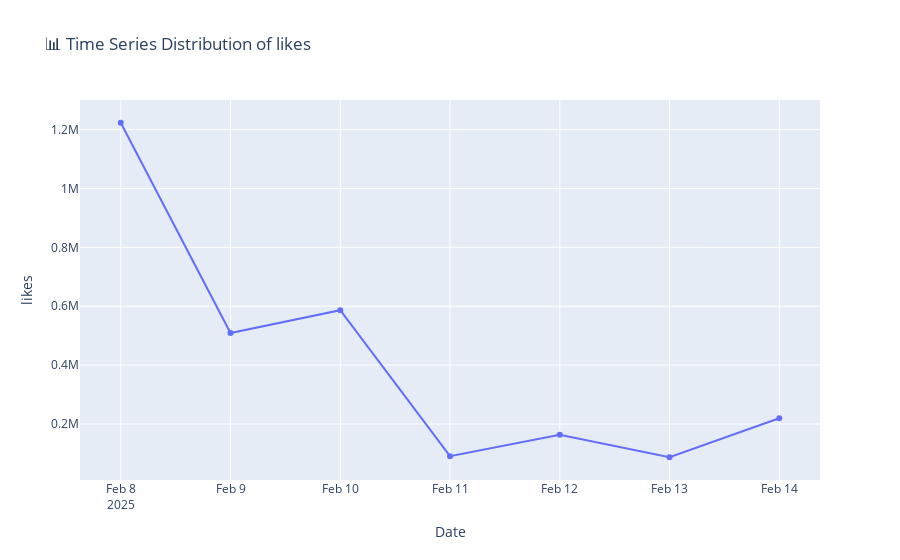
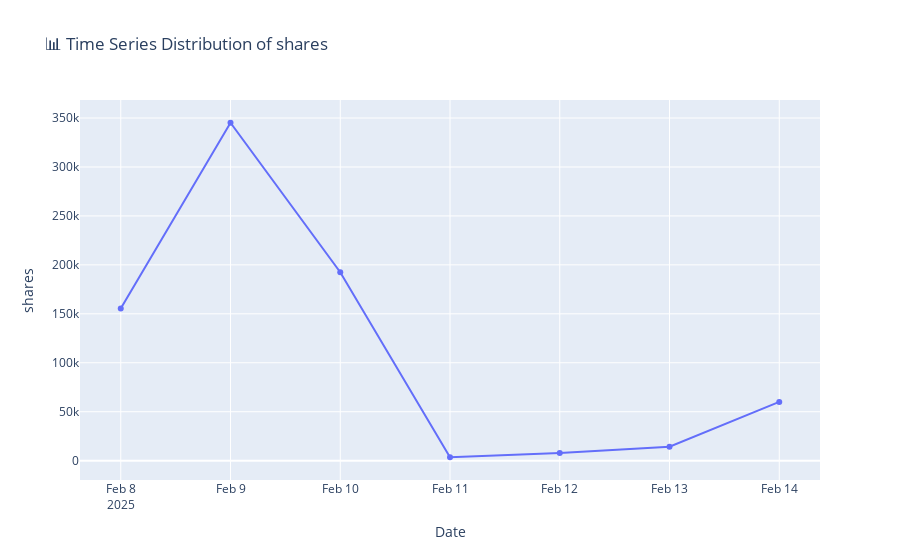
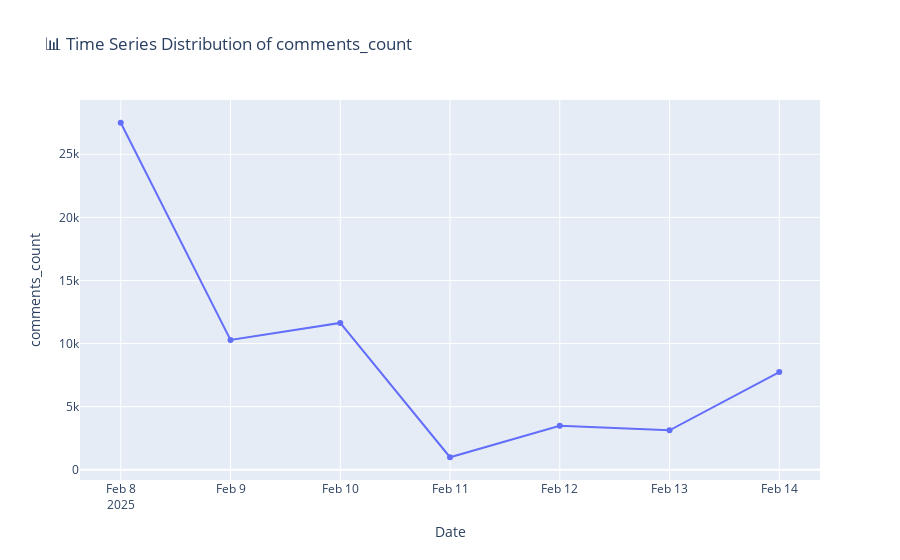
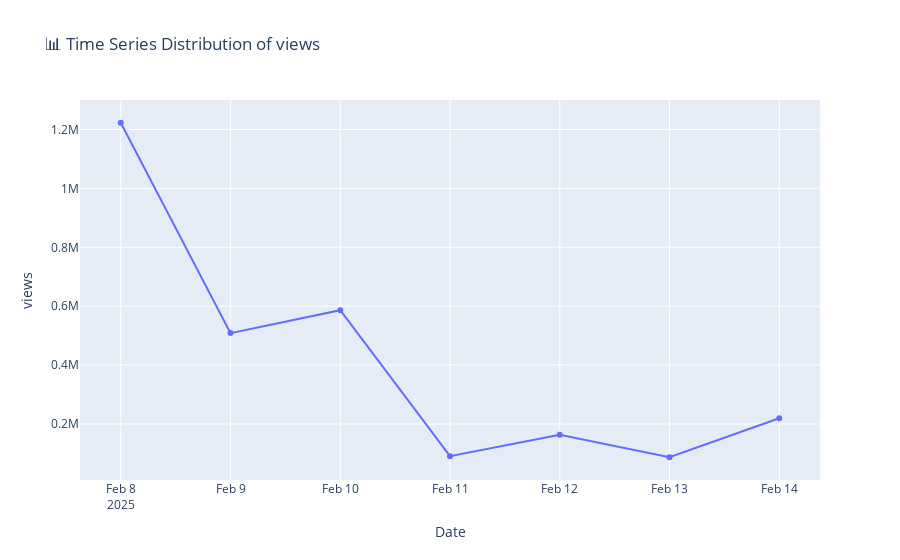

The notebook cell these images were saved under, in order:
### Code cell
# Ensure date_posted is in datetime format
df['date_posted'] = pd.to_datetime(df['date_posted'])

# Aggregate engagement metrics by date
df_grouped = df.groupby('date_posted').sum().reset_index()

# Plot engagement trends over time
engagement_columns = ['likes', 'shares', 'comments_count', 'views']

for col in engagement_columns:
    fig = px.line(df_grouped, x='date_posted', y=col, title=f' 📊 Time Series Distribution of {col}', markers=True)
    fig.update_xaxes(title_text='Date')
    fig.update_yaxes(title_text=col)
    fig.show()

warnings.filterwarnings('ignore')

### Figure 1 — Plotly figure (JSON) as saved in the notebook; plotly's stock layout.template omitted (floating-point values rounded to 4 significant figures)
{"data": [{"hovertemplate": "date_posted=%{x}<br>likes=%{y}<extra></extra>", "legendgroup": "", "line": {"color": "#636efa", "dash": "solid"}, "marker": {"symbol": "circle"}, "mode": "lines+markers", "name": "", "orientation": "v", "showlegend": false, "type": "scatter", "x": ["2025-02-08T00:00:00.000000000", "2025-02-09T00:00:00.000000000", "2025-02-10T00:00:00.000000000", "2025-02-11T00:00:00.000000000", "2025-02-12T00:00:00.000000000", "2025-02-13T00:00:00.000000000", "2025-02-14T00:00:00.000000000"], "xaxis": "x", "y": [1223000.0, 508700.0, 586500.0, 90600.0, 163400.0, 87000.0, 219300.0], "yaxis": "y"}], "layout": {"legend": {"tracegroupgap": 0}, "title": {"text": " 📊 Time Series Distribution of likes"}, "xaxis": {"anchor": "y", "domain": [0, 1], "title": {"text": "Date"}}, "yaxis": {"anchor": "x", "domain": [0, 1], "title": {"text": "likes"}}}}

### Figure 2 — Plotly figure (JSON) as saved in the notebook; plotly's stock layout.template omitted (floating-point values rounded to 4 significant figures)
{"data": [{"hovertemplate": "date_posted=%{x}<br>shares=%{y}<extra></extra>", "legendgroup": "", "line": {"color": "#636efa", "dash": "solid"}, "marker": {"symbol": "circle"}, "mode": "lines+markers", "name": "", "orientation": "v", "showlegend": false, "type": "scatter", "x": ["2025-02-08T00:00:00.000000000", "2025-02-09T00:00:00.000000000", "2025-02-10T00:00:00.000000000", "2025-02-11T00:00:00.000000000", "2025-02-12T00:00:00.000000000", "2025-02-13T00:00:00.000000000", "2025-02-14T00:00:00.000000000"], "xaxis": "x", "y": [155500.0, 345200.0, 192500.0, 3492.0, 7875.0, 14270.0, 60030.0], "yaxis": "y"}], "layout": {"legend": {"tracegroupgap": 0}, "title": {"text": " 📊 Time Series Distribution of shares"}, "xaxis": {"anchor": "y", "domain": [0, 1], "title": {"text": "Date"}}, "yaxis": {"anchor": "x", "domain": [0, 1], "title": {"text": "shares"}}}}

### Figure 3 — Plotly figure (JSON) as saved in the notebook; plotly's stock layout.template omitted (floating-point values rounded to 4 significant figures)
{"data": [{"hovertemplate": "date_posted=%{x}<br>comments_count=%{y}<extra></extra>", "legendgroup": "", "line": {"color": "#636efa", "dash": "solid"}, "marker": {"symbol": "circle"}, "mode": "lines+markers", "name": "", "orientation": "v", "showlegend": false, "type": "scatter", "x": ["2025-02-08T00:00:00.000000000", "2025-02-09T00:00:00.000000000", "2025-02-10T00:00:00.000000000", "2025-02-11T00:00:00.000000000", "2025-02-12T00:00:00.000000000", "2025-02-13T00:00:00.000000000", "2025-02-14T00:00:00.000000000"], "xaxis": "x", "y": [27500.0, 10280.0, 11630.0, 988.0, 3480.0, 3127.0, 7737.0], "yaxis": "y"}], "layout": {"legend": {"tracegroupgap": 0}, "title": {"text": " 📊 Time Series Distribution of comments_count"}, "xaxis": {"anchor": "y", "domain": [0, 1], "title": {"text": "Date"}}, "yaxis": {"anchor": "x", "domain": [0, 1], "title": {"text": "comments_count"}}}}

### Figure 4 — Plotly figure (JSON) as saved in the notebook; plotly's stock layout.template omitted (floating-point values rounded to 4 significant figures)
{"data": [{"hovertemplate": "date_posted=%{x}<br>views=%{y}<extra></extra>", "legendgroup": "", "line": {"color": "#636efa", "dash": "solid"}, "marker": {"symbol": "circle"}, "mode": "lines+markers", "name": "", "orientation": "v", "showlegend": false, "type": "scatter", "x": ["2025-02-08T00:00:00.000000000", "2025-02-09T00:00:00.000000000", "2025-02-10T00:00:00.000000000", "2025-02-11T00:00:00.000000000", "2025-02-12T00:00:00.000000000", "2025-02-13T00:00:00.000000000", "2025-02-14T00:00:00.000000000"], "xaxis": "x", "y": [1223022, 508600, 586400, 90600, 163300, 87000, 219300], "yaxis": "y"}], "layout": {"legend": {"tracegroupgap": 0}, "title": {"text": " 📊 Time Series Distribution of views"}, "xaxis": {"anchor": "y", "domain": [0, 1], "title": {"text": "Date"}}, "yaxis": {"anchor": "x", "domain": [0, 1], "title": {"text": "views"}}}}
